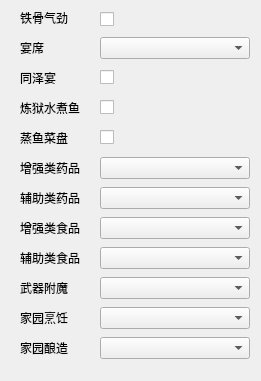
     <widget class="QGroupBox" name="groupBox_26">
      <property name="geometry">
       <rect>
        <x>240</x>
        <y>180</y>
        <width>261</width>
        <height>381</height>
       </rect>
      </property>
      <property name="styleSheet">
       <string notr="true">QGroupBox{
	border: none;
}
</string>
      </property>
      <property name="title">
       <string/>
      </property>
      <widget class="QComboBox" name="comboBox_21">
       <property name="geometry">
        <rect>
         <x>100</x>
         <y>217</y>
         <width>150</width>
         <height>22</height>
        </rect>
       </property>
      </widget>
      <widget class="QLabel" name="label_186">
       <property name="geometry">
        <rect>
         <x>20</x>
         <y>67</y>
         <width>54</width>
         <height>21</height>
        </rect>
       </property>
       <property name="text">
        <string>同泽宴</string>
       </property>
      </widget>
      <widget class="QCheckBox" name="checkBox_36">
       <property name="geometry">
        <rect>
         <x>100</x>
         <y>97</y>
         <width>21</width>
         <height>21</height>
        </rect>
       </property>
       <property name="text">
        <string/>
       </property>
      </widget>
      <widget class="QCheckBox" name="checkBox_35">
       <property name="geometry">
        <rect>
         <x>100</x>
         <y>67</y>
         <width>21</width>
         <height>21</height>
        </rect>
       </property>
       <property name="text">
        <string/>
       </property>
      </widget>
      <widget class="QComboBox" name="comboBox_25">
       <property name="geometry">
        <rect>
         <x>100</x>
         <y>337</y>
         <width>150</width>
         <height>22</height>
        </rect>
       </property>
      </widget>
      <widget class="QLabel" name="label_187">
       <property name="geometry">
        <rect>
         <x>20</x>
         <y>97</y>
         <width>71</width>
         <height>21</height>
        </rect>
       </property>
       <property name="text">
        <string>炼狱水煮鱼</string>
       </property>
      </widget>
      <widget class="QLabel" name="label_193">
       <property name="geometry">
        <rect>
         <x>20</x>
         <y>277</y>
         <width>54</width>
         <height>21</height>
        </rect>
       </property>
       <property name="text">
        <string>武器附魔</string>
       </property>
      </widget>
      <widget class="QComboBox" name="comboBox_15">
       <property name="geometry">
        <rect>
         <x>100</x>
         <y>37</y>
         <width>150</width>
         <height>22</height>
        </rect>
       </property>
      </widget>
      <widget class="QCheckBox" name="checkBox_37">
       <property name="geometry">
        <rect>
         <x>100</x>
         <y>127</y>
         <width>21</width>
         <height>21</height>
        </rect>
       </property>
       <property name="text">
        <string/>
       </property>
      </widget>
      <widget class="QLabel" name="label_191">
       <property name="geometry">
        <rect>
         <x>20</x>
         <y>217</y>
         <width>61</width>
         <height>21</height>
        </rect>
       </property>
       <property name="text">
        <string>增强类食品</string>
       </property>
      </widget>
      <widget class="QComboBox" name="comboBox_23">
       <property name="geometry">
        <rect>
         <x>100</x>
         <y>277</y>
         <width>150</width>
         <height>22</height>
        </rect>
       </property>
      </widget>
      <widget class="QComboBox" name="comboBox_24">
       <property name="geometry">
        <rect>
         <x>100</x>
         <y>307</y>
         <width>150</width>
         <height>22</height>
        </rect>
       </property>
      </widget>
      <widget class="QComboBox" name="comboBox_19">
       <property name="geometry">
        <rect>
         <x>100</x>
         <y>157</y>
         <width>150</width>
         <height>22</height>
        </rect>
       </property>
      </widget>
      <widget class="QLabel" name="label_190">
       <property name="geometry">
        <rect>
         <x>20</x>
         <y>187</y>
         <width>61</width>
         <height>21</height>
        </rect>
       </property>
       <property name="text">
        <string>辅助类药品</string>
       </property>
      </widget>
      <widget class="QLabel" name="label_185">
       <property name="geometry">
        <rect>
         <x>20</x>
         <y>37</y>
         <width>54</width>
         <height>21</height>
        </rect>
       </property>
       <property name="text">
        <string>宴席</string>
       </property>
      </widget>
      <widget class="QLabel" name="label_194">
       <property name="geometry">
        <rect>
         <x>20</x>
         <y>307</y>
         <width>54</width>
         <height>21</height>
        </rect>
       </property>
       <property name="text">
        <string>家园烹饪</string>
       </property>
      </widget>
      <widget class="QLabel" name="label_188">
       <property name="geometry">
        <rect>
         <x>20</x>
         <y>127</y>
         <width>54</width>
         <height>21</height>
        </rect>
       </property>
       <property name="text">
        <string>蒸鱼菜盘</string>
       </property>
      </widget>
      <widget class="QComboBox" name="comboBox_20">
       <property name="geometry">
        <rect>
         <x>100</x>
         <y>187</y>
         <width>150</width>
         <height>22</height>
        </rect>
       </property>
      </widget>
      <widget class="QComboBox" name="comboBox_22">
       <property name="geometry">
        <rect>
         <x>100</x>
         <y>247</y>
         <width>150</width>
         <height>22</height>
        </rect>
       </property>
      </widget>
      <widget class="QLabel" name="label_192">
       <property name="geometry">
        <rect>
         <x>20</x>
         <y>247</y>
         <width>61</width>
         <height>21</height>
        </rect>
       </property>
       <property name="text">
        <string>辅助类食品</string>
       </property>
      </widget>
      <widget class="QLabel" name="label_189">
       <property name="geometry">
        <rect>
         <x>20</x>
         <y>157</y>
         <width>61</width>
         <height>21</height>
        </rect>
       </property>
       <property name="text">
        <string>增强类药品</string>
       </property>
      </widget>
      <widget class="QLabel" name="label_195">
       <property name="geometry">
        <rect>
         <x>20</x>
         <y>337</y>
         <width>54</width>
         <height>21</height>
        </rect>
       </property>
       <property name="text">
        <string>家园酿造</string>
       </property>
      </widget>
      <widget class="QCheckBox" name="qijin_checkBox">
       <property name="geometry">
        <rect>
         <x>100</x>
         <y>11</y>
         <width>16</width>
         <height>16</height>
        </rect>
       </property>
       <property name="text">
        <string/>
       </property>
      </widget>
      <widget class="QLabel" name="label_197">
       <property name="geometry">
        <rect>
         <x>20</x>
         <y>7</y>
         <width>54</width>
         <height>21</height>
        </rect>
       </property>
       <property name="text">
        <string>铁骨气劲</string>
       </property>
      </widget>
     </widget>
